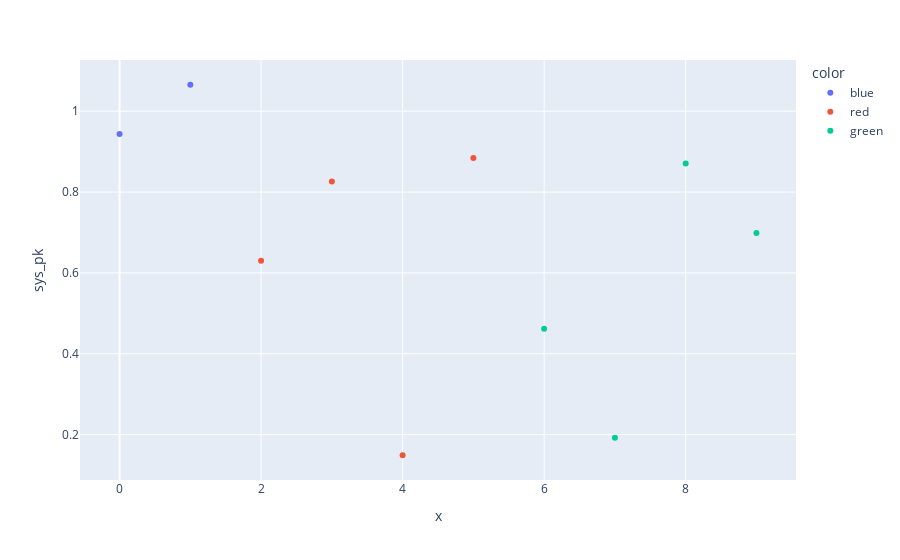
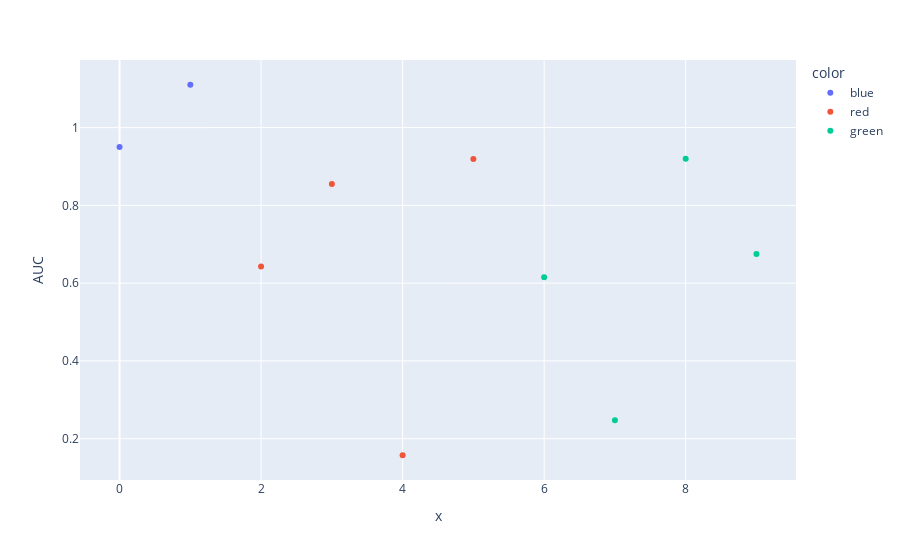
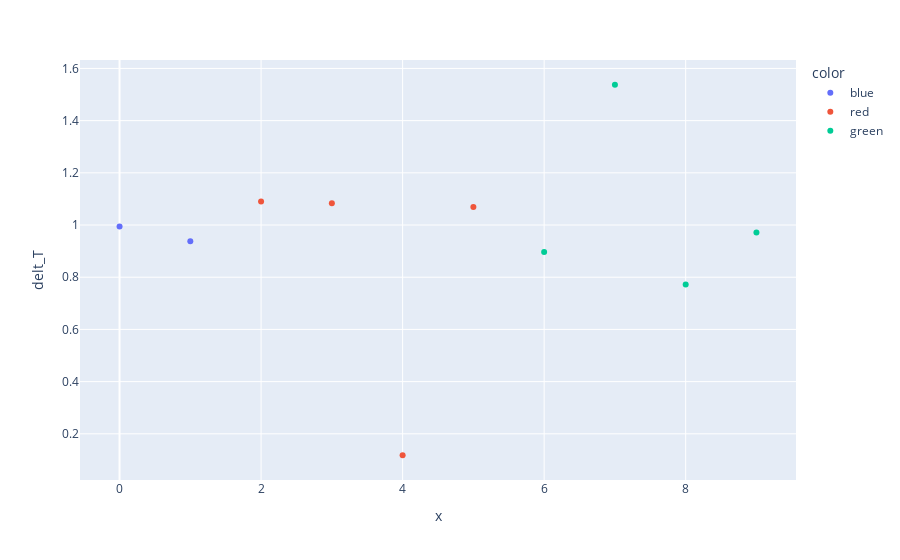
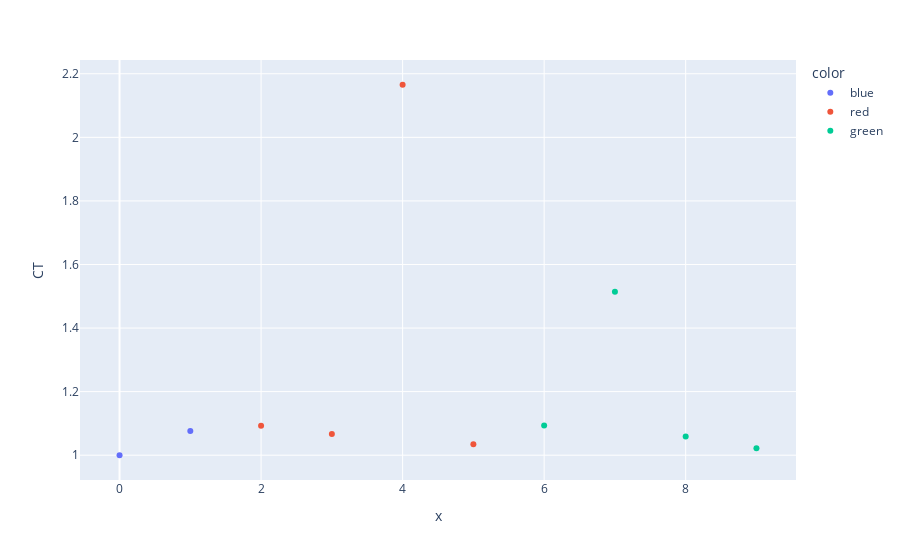

The cell these charts' notebook holds for them, in order:
### Code cell
experimental_ratio= df['post_inds']/df['pre_inds']
control_ratio= df['post_indsC']/df['pre_indsC']
baseline_ratio =df['pre_inds']/df['pre_indsC']
exp_control_ratio = experimental_ratio/control_ratio
plot_df(experimental_ratio)

### Figure 1 — Plotly figure (JSON) as saved in the notebook; plotly's stock layout.template omitted (floating-point values rounded to 4 significant figures)
{"data": [{"hovertemplate": "color=blue<br>x=%{x}<br>sys_pk=%{y}<extra></extra>", "legendgroup": "blue", "marker": {"color": "#636efa", "symbol": "circle"}, "mode": "markers", "name": "blue", "orientation": "v", "showlegend": true, "type": "scatter", "x": [0, 1], "xaxis": "x", "y": [0.9439, 1.066], "yaxis": "y"}, {"hovertemplate": "color=red<br>x=%{x}<br>sys_pk=%{y}<extra></extra>", "legendgroup": "red", "marker": {"color": "#EF553B", "symbol": "circle"}, "mode": "markers", "name": "red", "orientation": "v", "showlegend": true, "type": "scatter", "x": [2, 3, 4, 5], "xaxis": "x", "y": [0.6299, 0.8265, 0.1489, 0.8846], "yaxis": "y"}, {"hovertemplate": "color=green<br>x=%{x}<br>sys_pk=%{y}<extra></extra>", "legendgroup": "green", "marker": {"color": "#00cc96", "symbol": "circle"}, "mode": "markers", "name": "green", "orientation": "v", "showlegend": true, "type": "scatter", "x": [6, 7, 8, 9], "xaxis": "x", "y": [0.4619, 0.1925, 0.8706, 0.6986], "yaxis": "y"}], "layout": {"legend": {"title": {"text": "color"}, "tracegroupgap": 0}, "margin": {"t": 60}, "xaxis": {"anchor": "y", "domain": [0, 1], "title": {"text": "x"}}, "yaxis": {"anchor": "x", "domain": [0, 1], "title": {"text": "sys_pk"}}}}

### Figure 2 — Plotly figure (JSON) as saved in the notebook; plotly's stock layout.template omitted (floating-point values rounded to 4 significant figures)
{"data": [{"hovertemplate": "color=blue<br>x=%{x}<br>AUC=%{y}<extra></extra>", "legendgroup": "blue", "marker": {"color": "#636efa", "symbol": "circle"}, "mode": "markers", "name": "blue", "orientation": "v", "showlegend": true, "type": "scatter", "x": [0, 1], "xaxis": "x", "y": [0.9499, 1.11], "yaxis": "y"}, {"hovertemplate": "color=red<br>x=%{x}<br>AUC=%{y}<extra></extra>", "legendgroup": "red", "marker": {"color": "#EF553B", "symbol": "circle"}, "mode": "markers", "name": "red", "orientation": "v", "showlegend": true, "type": "scatter", "x": [2, 3, 4, 5], "xaxis": "x", "y": [0.6429, 0.8552, 0.1574, 0.9193], "yaxis": "y"}, {"hovertemplate": "color=green<br>x=%{x}<br>AUC=%{y}<extra></extra>", "legendgroup": "green", "marker": {"color": "#00cc96", "symbol": "circle"}, "mode": "markers", "name": "green", "orientation": "v", "showlegend": true, "type": "scatter", "x": [6, 7, 8, 9], "xaxis": "x", "y": [0.6154, 0.2476, 0.9197, 0.6747], "yaxis": "y"}], "layout": {"legend": {"title": {"text": "color"}, "tracegroupgap": 0}, "margin": {"t": 60}, "xaxis": {"anchor": "y", "domain": [0, 1], "title": {"text": "x"}}, "yaxis": {"anchor": "x", "domain": [0, 1], "title": {"text": "AUC"}}}}

### Figure 3 — Plotly figure (JSON) as saved in the notebook; plotly's stock layout.template omitted (floating-point values rounded to 4 significant figures)
{"data": [{"hovertemplate": "color=blue<br>x=%{x}<br>delt_T=%{y}<extra></extra>", "legendgroup": "blue", "marker": {"color": "#636efa", "symbol": "circle"}, "mode": "markers", "name": "blue", "orientation": "v", "showlegend": true, "type": "scatter", "x": [0, 1], "xaxis": "x", "y": [0.9947, 0.9381], "yaxis": "y"}, {"hovertemplate": "color=red<br>x=%{x}<br>delt_T=%{y}<extra></extra>", "legendgroup": "red", "marker": {"color": "#EF553B", "symbol": "circle"}, "mode": "markers", "name": "red", "orientation": "v", "showlegend": true, "type": "scatter", "x": [2, 3, 4, 5], "xaxis": "x", "y": [1.09, 1.084, 0.1178, 1.069], "yaxis": "y"}, {"hovertemplate": "color=green<br>x=%{x}<br>delt_T=%{y}<extra></extra>", "legendgroup": "green", "marker": {"color": "#00cc96", "symbol": "circle"}, "mode": "markers", "name": "green", "orientation": "v", "showlegend": true, "type": "scatter", "x": [6, 7, 8, 9], "xaxis": "x", "y": [0.8969, 1.538, 0.7717, 0.9712], "yaxis": "y"}], "layout": {"legend": {"title": {"text": "color"}, "tracegroupgap": 0}, "margin": {"t": 60}, "xaxis": {"anchor": "y", "domain": [0, 1], "title": {"text": "x"}}, "yaxis": {"anchor": "x", "domain": [0, 1], "title": {"text": "delt_T"}}}}

### Figure 4 — Plotly figure (JSON) as saved in the notebook; plotly's stock layout.template omitted (floating-point values rounded to 4 significant figures)
{"data": [{"hovertemplate": "color=blue<br>x=%{x}<br>CT=%{y}<extra></extra>", "legendgroup": "blue", "marker": {"color": "#636efa", "symbol": "circle"}, "mode": "markers", "name": "blue", "orientation": "v", "showlegend": true, "type": "scatter", "x": [0, 1], "xaxis": "x", "y": [0.9998, 1.076], "yaxis": "y"}, {"hovertemplate": "color=red<br>x=%{x}<br>CT=%{y}<extra></extra>", "legendgroup": "red", "marker": {"color": "#EF553B", "symbol": "circle"}, "mode": "markers", "name": "red", "orientation": "v", "showlegend": true, "type": "scatter", "x": [2, 3, 4, 5], "xaxis": "x", "y": [1.093, 1.067, 2.165, 1.034], "yaxis": "y"}, {"hovertemplate": "color=green<br>x=%{x}<br>CT=%{y}<extra></extra>", "legendgroup": "green", "marker": {"color": "#00cc96", "symbol": "circle"}, "mode": "markers", "name": "green", "orientation": "v", "showlegend": true, "type": "scatter", "x": [6, 7, 8, 9], "xaxis": "x", "y": [1.094, 1.514, 1.059, 1.022], "yaxis": "y"}], "layout": {"legend": {"title": {"text": "color"}, "tracegroupgap": 0}, "margin": {"t": 60}, "xaxis": {"anchor": "y", "domain": [0, 1], "title": {"text": "x"}}, "yaxis": {"anchor": "x", "domain": [0, 1], "title": {"text": "CT"}}}}
